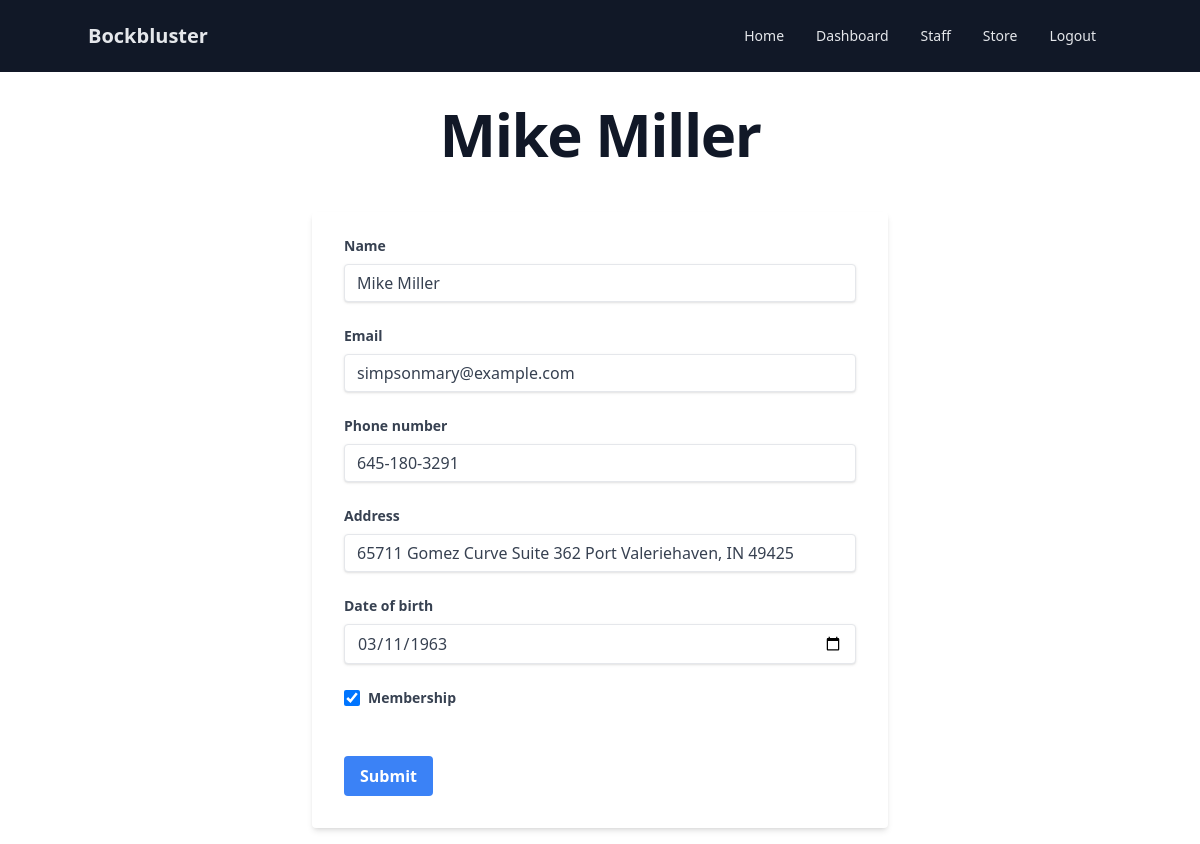
Page /update_customer_form.php?CID=49 (signed in) on the committed database.
### tables this page shows
create table CUSTOMER(
    CID int auto_increment,
    name varchar(100),
    email varchar(100),
    address varchar(100),
    phone varchar(20),
    dob date,
    membership boolean,
    primary key (CID)
);

### compatibility/fetch.php (called while the page is built, shortened)
<?php
    function fetch($statement)
    {
        if ($statement->num_rows > 0)
        {
            $metadata = $statement->result_metadata();
            $result = array();
            $parameters = array();
            while ($field = $metadata->fetch_field())
            {
                $parameters[] = &$result[$field->name];
            }
            call_user_func_array(
                array($statement, "bind_result"),
                $parameters
            );
            $row = $statement->fetch();
            if ($row)
                return $result;
        }
        return null;
    }
?>

### update_customer_form.php (the view, shortened to what this page needs)
<?php
    include_once("connection.php");
    include_once "compatibility/fetch.php";
    include_once("component/header.php");
    $CID = isset($_GET["CID"]);
    if ($CID) {
        $sql = "select * from CUSTOMER where CID=?";
        $statement = $connection->prepare($sql);
        $statement->bind_param("s", $_GET["CID"]);
        $statement->execute();
        $statement->store_result();
        $customer = fetch($statement);
        $membership = $customer["membership"] ? "checked" : "";
    } else {
        echo "Please enter a customer ID to update.";
        return;
    }
    include_once("component/footer.php");
?>
<main>
    <h1 class="mt-8 mb-12 text-4xl font-extrabold tracking-tight leading-none text-gray-900 md:text-5xl lg:text-6xl">
        <a href="update_customer_form.php?CID=<?= $customer["CID"]; ?>"><?= $customer["name"]; ?></a>
    </h1>
    <div class="flex items-center justify-center h-fit">
        <div class="w-full max-w-xl">
            <form action="update_customer.php" method=post class="bg-white shadow-md rounded px-8 pt-6 pb-8 mb-4">
                <div class="mb-6">
                    <label class="block text-gray-700 text-sm font-bold mb-2" for="name">Name</label>
                    <input class="shadow appearance-none border rounded w-full py-2 px-3 text-gray-700 leading-tight focus:outline-none focus:shadow-outline" id="name" name="name" type="text" value="<?= $customer["name"]; ?>" placeholder="John Doe" required>
                </div>
                <div class="mb-6">
                    <label class="block text-gray-700 text-sm font-bold mb-2" for="email">Email</label>
                    <input class="shadow appearance-none border rounded w-full py-2 px-3 text-gray-700 leading-tight focus:outline-none focus:shadow-outline" id="email" name="email" type="text" value="<?= $customer["email"]; ?>" placeholder="johndoe@example.com" required>
                </div>
                <div class="mb-6">
                    <label class="block text-gray-700 text-sm font-bold mb-2" for="phone">Phone number</label>
                    <input class="shadow appearance-none border rounded w-full py-2 px-3 text-gray-700 leading-tight focus:outline-none focus:shadow-outline" id="phone" name="phone" type="tel" value="<?= $customer["phone"]; ?>" placeholder="403-555-5555" required>
                </div>
                <div class="mb-6">
                    <label class="block text-gray-700 text-sm font-bold mb-2" for="address">Address</label>
                    <input class="shadow appearance-none border rounded w-full py-2 px-3 text-gray-700 leading-tight focus:outline-none focus:shadow-outline" id="address" name="address" type="text" value="<?= $customer["address"]; ?>" placeholder="123 Street, NW, Lethbridge, AB" required>
                </div>
                <div class="mb-6">
                    <label class="block text-gray-700 text-sm font-bold mb-2" for="dob">Date of birth</label>
                    <input class="shadow appearance-none border rounded w-full py-2 px-3 text-gray-700 leading-tight focus:outline-none focus:shadow-outline" id="dob" name="dob" type="date" value="<?= $customer["dob"]; ?>" placeholder="1975-01-01" required>
                </div>
                <div class="mb-12">
                    <div class="flex items-center">
                        <input id="membership" name="membership" type="checkbox" <?= $membership; ?> class="w-4 h-4 text-blue-600 bg-gray-100 rounded border-gray-300 focus:ring-blue-500 focus:ring-2">
                        <label for="membership" class="ml-2 text-gray-700 text-sm font-bold">Membership</label>
                    </div>
                </div>
                <div class="flex items-center">
                    <button class="bg-blue-500 hover:bg-blue-700 text-white font-bold py-2 px-4 rounded focus:outline-none focus:shadow-outline" type=submit name="submit">Submit</button>
                </div>
            </form>
        </div>
    </div>
</main>

### css/index.css (style rules this page uses)
h1 { text-align: center; }

### rows in the picture
customer: name "Mike Miller", email "simpsonmary@example.com", phone "645-180-3291", address "65711 Gomez Curve Suite 362 Port Valeriehaven, IN 49425", dob "03/11/1963"
